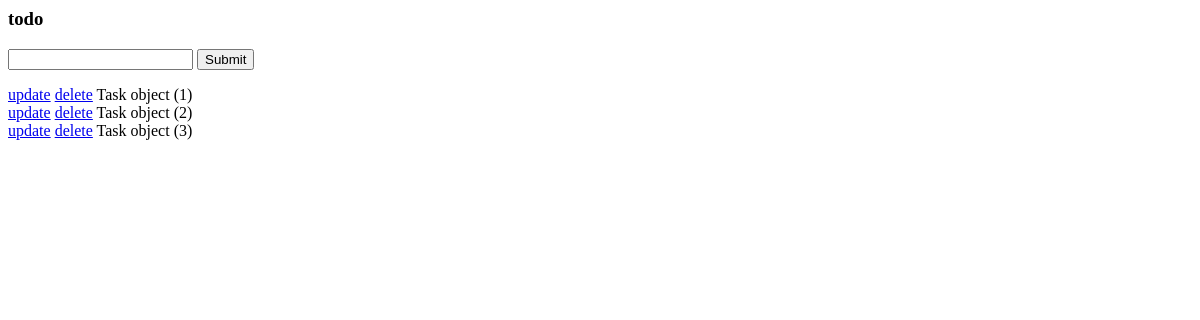
/, run on an earlier commit of the app's database.
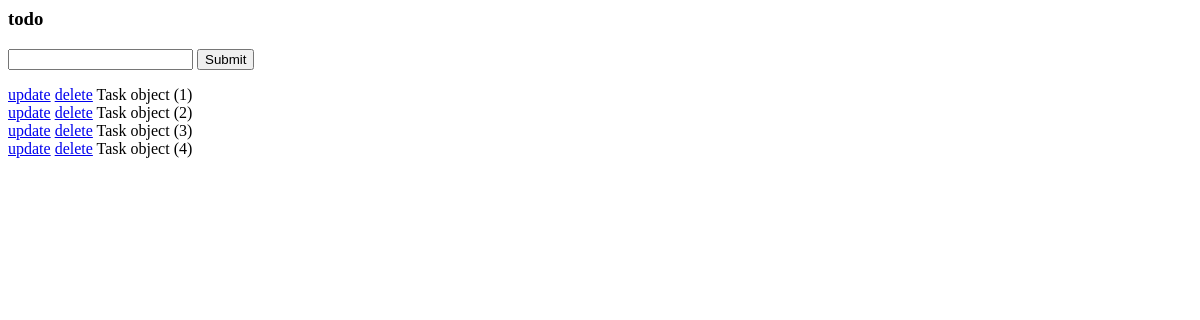
And on a later commit of the database.
### tasks/models.py (models this page shows, shortened)
class  Task(models.Model):
    title = models.CharField(max_length=250)
    complete = models.BooleanField(default = False)
    created = models.DateTimeField(auto_now_add = True)

### tasks/views.py (the view)
# urls.py: path('',views.index ,name = "list" ),
def index(request):
    tasks= Task.objects.all()
    form = TaskForm()
    if request.method =='POST':
        form = TaskForm(request.POST)
        if form.is_valid():    #this will save it to the database
            form.save()
        return redirect('/')
    context = {'tasks':tasks, 'form':form}
    return render(request, 'tasks/list.html', context)

### tasks/forms.py
class TaskForm(forms.ModelForm):
    class Meta:
        model = Task #the model we are creating a form for
        fields = '__all__'# to import all fields

### tasks/Templates/tasks/list.html (shortened to what this page needs)
<h3>todo</h3>
<form method = "POST" action="/" >
    {{form.title}}
    <input type="submit" name="'Create Task">
</form>
{% for task in tasks %}
<div>
    <a href="{% url 'update_task' task.id %}">update</a>
    <a href="{% url 'delete' task.id %}">delete</a>
    {% if task.complete == True %}
    <strike>{{task}}</strike>
    {% else %}
    <span>{{task}}</span>
    {% endif %}
</div>
{% endfor %}

What changed in the data, as far as the page shows it:
added Task: id "Task object (4)"
